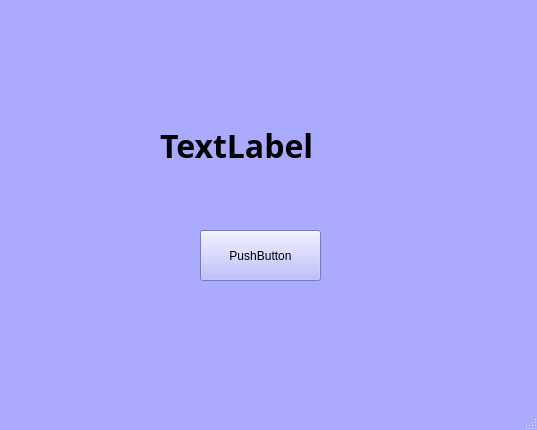
<?xml version="1.0" encoding="UTF-8"?>
<ui version="4.0">
 <class>MainWindow</class>
 <widget class="QMainWindow" name="MainWindow">
  <property name="geometry">
   <rect>
    <x>0</x>
    <y>0</y>
    <width>537</width>
    <height>430</height>
   </rect>
  </property>
  <property name="palette">
   <palette>
    <active>
     <colorrole role="WindowText">
      <brush brushstyle="SolidPattern">
       <color alpha="255">
        <red>0</red>
        <green>0</green>
        <blue>0</blue>
       </color>
      </brush>
     </colorrole>
     <colorrole role="Button">
      <brush brushstyle="SolidPattern">
       <color alpha="255">
        <red>170</red>
        <green>170</green>
        <blue>255</blue>
       </color>
      </brush>
     </colorrole>
     <colorrole role="Light">
      <brush brushstyle="SolidPattern">
       <color alpha="255">
        <red>255</red>
        <green>255</green>
        <blue>255</blue>
       </color>
      </brush>
     </colorrole>
     <colorrole role="Midlight">
      <brush brushstyle="SolidPattern">
       <color alpha="255">
        <red>212</red>
        <green>212</green>
        <blue>255</blue>
       </color>
      </brush>
     </colorrole>
     <colorrole role="Dark">
      <brush brushstyle="SolidPattern">
       <color alpha="255">
        <red>85</red>
        <green>85</green>
        <blue>127</blue>
       </color>
      </brush>
     </colorrole>
     <colorrole role="Mid">
      <brush brushstyle="SolidPattern">
       <color alpha="255">
        <red>113</red>
        <green>113</green>
        <blue>170</blue>
       </color>
      </brush>
     </colorrole>
     <colorrole role="Text">
      <brush brushstyle="SolidPattern">
       <color alpha="255">
        <red>0</red>
        <green>0</green>
        <blue>0</blue>
       </color>
      </brush>
     </colorrole>
     <colorrole role="BrightText">
      <brush brushstyle="SolidPattern">
       <color alpha="255">
        <red>255</red>
        <green>255</green>
        <blue>255</blue>
       </color>
      </brush>
     </colorrole>
     <colorrole role="ButtonText">
      <brush brushstyle="SolidPattern">
       <color alpha="255">
        <red>0</red>
        <green>0</green>
        <blue>0</blue>
       </color>
      </brush>
     </colorrole>
     <colorrole role="Base">
      <brush brushstyle="SolidPattern">
       <color alpha="255">
        <red>255</red>
        <green>255</green>
        <blue>255</blue>
       </color>
      </brush>
     </colorrole>
     <colorrole role="Window">
      <brush brushstyle="SolidPattern">
       <color alpha="255">
        <red>170</red>
        <green>170</green>
        <blue>255</blue>
       </color>
      </brush>
     </colorrole>
     <colorrole role="Shadow">
      <brush brushstyle="SolidPattern">
       <color alpha="255">
        <red>0</red>
        <green>0</green>
        <blue>0</blue>
       </color>
      </brush>
     </colorrole>
     <colorrole role="AlternateBase">
      <brush brushstyle="SolidPattern">
       <color alpha="255">
        <red>212</red>
        <green>212</green>
        <blue>255</blue>
       </color>
      </brush>
     </colorrole>
     <colorrole role="ToolTipBase">
      <brush brushstyle="SolidPattern">
       <color alpha="255">
        <red>255</red>
        <green>255</green>
        <blue>220</blue>
       </color>
      </brush>
     </colorrole>
     <colorrole role="ToolTipText">
      <brush brushstyle="SolidPattern">
       <color alpha="255">
        <red>0</red>
        <green>0</green>
        <blue>0</blue>
       </color>
      </brush>
     </colorrole>
     <colorrole role="PlaceholderText">
      <brush brushstyle="SolidPattern">
       <color alpha="128">
        <red>0</red>
        <green>0</green>
        <blue>0</blue>
       </color>
      </brush>
     </colorrole>
    </active>
    <inactive>
     <colorrole role="WindowText">
      <brush brushstyle="SolidPattern">
       <color alpha="255">
        <red>0</red>
        <green>0</green>
        <blue>0</blue>
       </color>
      </brush>
     </colorrole>
     <colorrole role="Button">
      <brush brushstyle="SolidPattern">
       <color alpha="255">
        <red>170</red>
        <green>170</green>
        <blue>255</blue>
       </color>
      </brush>
     </colorrole>
     <colorrole role="Light">
      <brush brushstyle="SolidPattern">
       <color alpha="255">
        <red>255</red>
        <green>255</green>
        <blue>255</blue>
       </color>
      </brush>
     </colorrole>
     <colorrole role="Midlight">
      <brush brushstyle="SolidPattern">
       <color alpha="255">
        <red>212</red>
        <green>212</green>
        <blue>255</blue>
       </color>
      </brush>
     </colorrole>
     <colorrole role="Dark">
      <brush brushstyle="SolidPattern">
       <color alpha="255">
        <red>85</red>
        <green>85</green>
        <blue>127</blue>
       </color>
      </brush>
     </colorrole>
     <colorrole role="Mid">
      <brush brushstyle="SolidPattern">
       <color alpha="255">
        <red>113</red>
        <green>113</green>
        <blue>170</blue>
       </color>
      </brush>
     </colorrole>
     <colorrole role="Text">
      <brush brushstyle="SolidPattern">
       <color alpha="255">
        <red>0</red>
        <green>0</green>
        <blue>0</blue>
       </color>
      </brush>
     </colorrole>
     <colorrole role="BrightText">
      <brush brushstyle="SolidPattern">
       <color alpha="255">
        <red>255</red>
        <green>255</green>
        <blue>255</blue>
       </color>
      </brush>
     </colorrole>
     <colorrole role="ButtonText">
      <brush brushstyle="SolidPattern">
       <color alpha="255">
        <red>0</red>
        <green>0</green>
        <blue>0</blue>
       </color>
      </brush>
     </colorrole>
     <colorrole role="Base">
      <brush brushstyle="SolidPattern">
       <color alpha="255">
        <red>255</red>
        <green>255</green>
        <blue>255</blue>
       </color>
      </brush>
     </colorrole>
     <colorrole role="Window">
      <brush brushstyle="SolidPattern">
       <color alpha="255">
        <red>170</red>
        <green>170</green>
        <blue>255</blue>
       </color>
      </brush>
     </colorrole>
     <colorrole role="Shadow">
      <brush brushstyle="SolidPattern">
       <color alpha="255">
        <red>0</red>
        <green>0</green>
        <blue>0</blue>
       </color>
      </brush>
     </colorrole>
     <colorrole role="AlternateBase">
      <brush brushstyle="SolidPattern">
       <color alpha="255">
        <red>212</red>
        <green>212</green>
        <blue>255</blue>
       </color>
      </brush>
     </colorrole>
     <colorrole role="ToolTipBase">
      <brush brushstyle="SolidPattern">
       <color alpha="255">
        <red>255</red>
        <green>255</green>
        <blue>220</blue>
       </color>
      </brush>
     </colorrole>
     <colorrole role="ToolTipText">
      <brush brushstyle="SolidPattern">
       <color alpha="255">
        <red>0</red>
        <green>0</green>
        <blue>0</blue>
       </color>
      </brush>
     </colorrole>
     <colorrole role="PlaceholderText">
      <brush brushstyle="SolidPattern">
       <color alpha="128">
        <red>0</red>
        <green>0</green>
        <blue>0</blue>
       </color>
      </brush>
     </colorrole>
    </inactive>
    <disabled>
     <colorrole role="WindowText">
      <brush brushstyle="SolidPattern">
       <color alpha="255">
        <red>85</red>
        <green>85</green>
        <blue>127</blue>
       </color>
      </brush>
     </colorrole>
     <colorrole role="Button">
      <brush brushstyle="SolidPattern">
       <color alpha="255">
        <red>170</red>
        <green>170</green>
        <blue>255</blue>
       </color>
      </brush>
     </colorrole>
     <colorrole role="Light">
      <brush brushstyle="SolidPattern">
       <color alpha="255">
        <red>255</red>
        <green>255</green>
        <blue>255</blue>
       </color>
      </brush>
     </colorrole>
     <colorrole role="Midlight">
      <brush brushstyle="SolidPattern">
       <color alpha="255">
        <red>212</red>
        <green>212</green>
        <blue>255</blue>
       </color>
      </brush>
     </colorrole>
     <colorrole role="Dark">
      <brush brushstyle="SolidPattern">
       <color alpha="255">
        <red>85</red>
        <green>85</green>
        <blue>127</blue>
       </color>
      </brush>
     </colorrole>
     <colorrole role="Mid">
      <brush brushstyle="SolidPattern">
       <color alpha="255">
        <red>113</red>
        <green>113</green>
        <blue>170</blue>
       </color>
      </brush>
     </colorrole>
     <colorrole role="Text">
      <brush brushstyle="SolidPattern">
       <color alpha="255">
        <red>85</red>
        <green>85</green>
        <blue>127</blue>
       </color>
      </brush>
     </colorrole>
     <colorrole role="BrightText">
      <brush brushstyle="SolidPattern">
       <color alpha="255">
        <red>255</red>
        <green>255</green>
        <blue>255</blue>
       </color>
      </brush>
     </colorrole>
     <colorrole role="ButtonText">
      <brush brushstyle="SolidPattern">
       <color alpha="255">
        <red>85</red>
        <green>85</green>
        <blue>127</blue>
       </color>
      </brush>
     </colorrole>
     <colorrole role="Base">
      <brush brushstyle="SolidPattern">
       <color alpha="255">
        <red>170</red>
        <green>170</green>
        <blue>255</blue>
       </color>
      </brush>
     </colorrole>
     <colorrole role="Window">
      <brush brushstyle="SolidPattern">
       <color alpha="255">
        <red>170</red>
        <green>170</green>
        <blue>255</blue>
       </color>
      </brush>
     </colorrole>
     <colorrole role="Shadow">
      <brush brushstyle="SolidPattern">
       <color alpha="255">
        <red>0</red>
        <green>0</green>
        <blue>0</blue>
       </color>
      </brush>
     </colorrole>
     <colorrole role="AlternateBase">
      <brush brushstyle="SolidPattern">
       <color alpha="255">
        <red>170</red>
        <green>170</green>
        <blue>255</blue>
       </color>
      </brush>
     </colorrole>
     <colorrole role="ToolTipBase">
      <brush brushstyle="SolidPattern">
       <color alpha="255">
        <red>255</red>
        <green>255</green>
        <blue>220</blue>
       </color>
      </brush>
     </colorrole>
     <colorrole role="ToolTipText">
      <brush brushstyle="SolidPattern">
       <color alpha="255">
        <red>0</red>
        <green>0</green>
        <blue>0</blue>
       </color>
      </brush>
     </colorrole>
     <colorrole role="PlaceholderText">
      <brush brushstyle="SolidPattern">
       <color alpha="128">
        <red>0</red>
        <green>0</green>
        <blue>0</blue>
       </color>
      </brush>
     </colorrole>
    </disabled>
   </palette>
  </property>
  <property name="windowTitle">
   <string>MainWindow</string>
  </property>
  <property name="autoFillBackground">
   <bool>true</bool>
  </property>
  <widget class="QWidget" name="centralwidget">
   <widget class="QPushButton" name="pushButton">
    <property name="geometry">
     <rect>
      <x>200</x>
      <y>230</y>
      <width>121</width>
      <height>51</height>
     </rect>
    </property>
    <property name="palette">
     <palette>
      <active>
       <colorrole role="WindowText">
        <brush brushstyle="SolidPattern">
         <color alpha="255">
          <red>0</red>
          <green>0</green>
          <blue>0</blue>
         </color>
        </brush>
       </colorrole>
       <colorrole role="Button">
        <brush brushstyle="SolidPattern">
         <color alpha="255">
          <red>170</red>
          <green>170</green>
          <blue>255</blue>
         </color>
        </brush>
       </colorrole>
       <colorrole role="Light">
        <brush brushstyle="SolidPattern">
         <color alpha="255">
          <red>255</red>
          <green>255</green>
          <blue>255</blue>
         </color>
        </brush>
       </colorrole>
       <colorrole role="Midlight">
        <brush brushstyle="SolidPattern">
         <color alpha="255">
          <red>212</red>
          <green>212</green>
          <blue>255</blue>
         </color>
        </brush>
       </colorrole>
       <colorrole role="Dark">
        <brush brushstyle="SolidPattern">
         <color alpha="255">
          <red>85</red>
          <green>85</green>
          <blue>127</blue>
         </color>
        </brush>
       </colorrole>
       <colorrole role="Mid">
        <brush brushstyle="SolidPattern">
         <color alpha="255">
          <red>113</red>
          <green>113</green>
          <blue>170</blue>
         </color>
        </brush>
       </colorrole>
       <colorrole role="Text">
        <brush brushstyle="SolidPattern">
         <color alpha="255">
          <red>0</red>
          <green>0</green>
          <blue>0</blue>
         </color>
        </brush>
       </colorrole>
       <colorrole role="BrightText">
        <brush brushstyle="SolidPattern">
         <color alpha="255">
          <red>255</red>
          <green>255</green>
          <blue>255</blue>
         </color>
        </brush>
       </colorrole>
       <colorrole role="ButtonText">
        <brush brushstyle="SolidPattern">
         <color alpha="255">
          <red>0</red>
          <green>0</green>
          <blue>0</blue>
         </color>
        </brush>
       </colorrole>
       <colorrole role="Base">
        <brush brushstyle="SolidPattern">
         <color alpha="255">
          <red>255</red>
          <green>255</green>
          <blue>255</blue>
         </color>
        </brush>
       </colorrole>
       <colorrole role="Window">
        <brush brushstyle="SolidPattern">
         <color alpha="255">
          <red>170</red>
          <green>170</green>
          <blue>255</blue>
         </color>
        </brush>
       </colorrole>
       <colorrole role="Shadow">
        <brush brushstyle="SolidPattern">
         <color alpha="255">
          <red>0</red>
          <green>0</green>
          <blue>0</blue>
         </color>
        </brush>
       </colorrole>
       <colorrole role="AlternateBase">
        <brush brushstyle="SolidPattern">
         <color alpha="255">
          <red>212</red>
          <green>212</green>
          <blue>255</blue>
         </color>
        </brush>
       </colorrole>
       <colorrole role="ToolTipBase">
        <brush brushstyle="SolidPattern">
         <color alpha="255">
          <red>255</red>
          <green>255</green>
          <blue>220</blue>
         </color>
        </brush>
       </colorrole>
       <colorrole role="ToolTipText">
        <brush brushstyle="SolidPattern">
         <color alpha="255">
          <red>0</red>
          <green>0</green>
          <blue>0</blue>
         </color>
        </brush>
       </colorrole>
       <colorrole role="PlaceholderText">
        <brush brushstyle="SolidPattern">
         <color alpha="128">
          <red>0</red>
          <green>0</green>
          <blue>0</blue>
         </color>
        </brush>
       </colorrole>
      </active>
      <inactive>
       <colorrole role="WindowText">
        <brush brushstyle="SolidPattern">
         <color alpha="255">
          <red>0</red>
          <green>0</green>
          <blue>0</blue>
         </color>
        </brush>
       </colorrole>
       <colorrole role="Button">
        <brush brushstyle="SolidPattern">
         <color alpha="255">
          <red>170</red>
          <green>170</green>
          <blue>255</blue>
         </color>
        </brush>
       </colorrole>
       <colorrole role="Light">
        <brush brushstyle="SolidPattern">
         <color alpha="255">
          <red>255</red>
          <green>255</green>
          <blue>255</blue>
         </color>
        </brush>
       </colorrole>
       <colorrole role="Midlight">
        <brush brushstyle="SolidPattern">
         <color alpha="255">
          <red>212</red>
          <green>212</green>
          <blue>255</blue>
         </color>
        </brush>
       </colorrole>
       <colorrole role="Dark">
        <brush brushstyle="SolidPattern">
         <color alpha="255">
          <red>85</red>
          <green>85</green>
          <blue>127</blue>
         </color>
        </brush>
       </colorrole>
       <colorrole role="Mid">
        <brush brushstyle="SolidPattern">
         <color alpha="255">
          <red>113</red>
          <green>113</green>
          <blue>170</blue>
         </color>
        </brush>
       </colorrole>
       <colorrole role="Text">
        <brush brushstyle="SolidPattern">
         <color alpha="255">
          <red>0</red>
          <green>0</green>
          <blue>0</blue>
         </color>
        </brush>
       </colorrole>
       <colorrole role="BrightText">
        <brush brushstyle="SolidPattern">
         <color alpha="255">
          <red>255</red>
          <green>255</green>
          <blue>255</blue>
         </color>
        </brush>
       </colorrole>
       <colorrole role="ButtonText">
        <brush brushstyle="SolidPattern">
         <color alpha="255">
          <red>0</red>
          <green>0</green>
          <blue>0</blue>
         </color>
        </brush>
       </colorrole>
       <colorrole role="Base">
        <brush brushstyle="SolidPattern">
         <color alpha="255">
          <red>255</red>
          <green>255</green>
          <blue>255</blue>
         </color>
        </brush>
       </colorrole>
       <colorrole role="Window">
        <brush brushstyle="SolidPattern">
         <color alpha="255">
          <red>170</red>
          <green>170</green>
          <blue>255</blue>
         </color>
        </brush>
       </colorrole>
       <colorrole role="Shadow">
        <brush brushstyle="SolidPattern">
         <color alpha="255">
          <red>0</red>
          <green>0</green>
          <blue>0</blue>
         </color>
        </brush>
       </colorrole>
       <colorrole role="AlternateBase">
        <brush brushstyle="SolidPattern">
         <color alpha="255">
          <red>212</red>
          <green>212</green>
          <blue>255</blue>
         </color>
        </brush>
       </colorrole>
       <colorrole role="ToolTipBase">
        <brush brushstyle="SolidPattern">
         <color alpha="255">
          <red>255</red>
          <green>255</green>
          <blue>220</blue>
         </color>
        </brush>
       </colorrole>
       <colorrole role="ToolTipText">
        <brush brushstyle="SolidPattern">
         <color alpha="255">
          <red>0</red>
          <green>0</green>
          <blue>0</blue>
         </color>
        </brush>
       </colorrole>
       <colorrole role="PlaceholderText">
        <brush brushstyle="SolidPattern">
         <color alpha="128">
          <red>0</red>
          <green>0</green>
          <blue>0</blue>
         </color>
        </brush>
       </colorrole>
      </inactive>
      <disabled>
       <colorrole role="WindowText">
        <brush brushstyle="SolidPattern">
         <color alpha="255">
          <red>85</red>
          <green>85</green>
          <blue>127</blue>
         </color>
        </brush>
       </colorrole>
       <colorrole role="Button">
        <brush brushstyle="SolidPattern">
         <color alpha="255">
          <red>170</red>
          <green>170</green>
          <blue>255</blue>
         </color>
        </brush>
       </colorrole>
       <colorrole role="Light">
        <brush brushstyle="SolidPattern">
         <color alpha="255">
          <red>255</red>
          <green>255</green>
          <blue>255</blue>
         </color>
        </brush>
       </colorrole>
       <colorrole role="Midlight">
        <brush brushstyle="SolidPattern">
         <color alpha="255">
          <red>212</red>
          <green>212</green>
          <blue>255</blue>
         </color>
        </brush>
       </colorrole>
       <colorrole role="Dark">
        <brush brushstyle="SolidPattern">
         <color alpha="255">
          <red>85</red>
          <green>85</green>
          <blue>127</blue>
         </color>
        </brush>
       </colorrole>
       <colorrole role="Mid">
        <brush brushstyle="SolidPattern">
         <color alpha="255">
          <red>113</red>
          <green>113</green>
          <blue>170</blue>
         </color>
        </brush>
       </colorrole>
       <colorrole role="Text">
        <brush brushstyle="SolidPattern">
         <color alpha="255">
          <red>85</red>
          <green>85</green>
          <blue>127</blue>
         </color>
        </brush>
       </colorrole>
       <colorrole role="BrightText">
        <brush brushstyle="SolidPattern">
         <color alpha="255">
          <red>255</red>
          <green>255</green>
          <blue>255</blue>
         </color>
        </brush>
       </colorrole>
       <colorrole role="ButtonText">
        <brush brushstyle="SolidPattern">
         <color alpha="255">
          <red>85</red>
          <green>85</green>
          <blue>127</blue>
         </color>
        </brush>
       </colorrole>
       <colorrole role="Base">
        <brush brushstyle="SolidPattern">
         <color alpha="255">
          <red>170</red>
          <green>170</green>
          <blue>255</blue>
         </color>
        </brush>
       </colorrole>
       <colorrole role="Window">
        <brush brushstyle="SolidPattern">
         <color alpha="255">
          <red>170</red>
          <green>170</green>
          <blue>255</blue>
         </color>
        </brush>
       </colorrole>
       <colorrole role="Shadow">
        <brush brushstyle="SolidPattern">
         <color alpha="255">
          <red>0</red>
          <green>0</green>
          <blue>0</blue>
         </color>
        </brush>
       </colorrole>
       <colorrole role="AlternateBase">
        <brush brushstyle="SolidPattern">
         <color alpha="255">
          <red>170</red>
          <green>170</green>
          <blue>255</blue>
         </color>
        </brush>
       </colorrole>
       <colorrole role="ToolTipBase">
        <brush brushstyle="SolidPattern">
         <color alpha="255">
          <red>255</red>
          <green>255</green>
          <blue>220</blue>
         </color>
        </brush>
       </colorrole>
       <colorrole role="ToolTipText">
        <brush brushstyle="SolidPattern">
         <color alpha="255">
          <red>0</red>
          <green>0</green>
          <blue>0</blue>
         </color>
        </brush>
       </colorrole>
       <colorrole role="PlaceholderText">
        <brush brushstyle="SolidPattern">
         <color alpha="128">
          <red>0</red>
          <green>0</green>
          <blue>0</blue>
         </color>
        </brush>
       </colorrole>
      </disabled>
     </palette>
    </property>
    <property name="cursor">
     <cursorShape>PointingHandCursor</cursorShape>
    </property>
    <property name="autoFillBackground">
     <bool>true</bool>
    </property>
    <property name="text">
     <string>PushButton</string>
    </property>
   </widget>
   <widget class="QLabel" name="label">
    <property name="geometry">
     <rect>
      <x>160</x>
      <y>120</y>
      <width>251</width>
      <height>51</height>
     </rect>
    </property>
    <property name="font">
     <font>
      <family>Segoe Script</family>
      <pointsize>24</pointsize>
      <weight>75</weight>
      <bold>true</bold>
     </font>
    </property>
    <property name="text">
     <string>TextLabel</string>
    </property>
   </widget>
  </widget>
  <widget class="QMenuBar" name="menubar">
   <property name="geometry">
    <rect>
     <x>0</x>
     <y>0</y>
     <width>537</width>
     <height>22</height>
    </rect>
   </property>
  </widget>
  <widget class="QStatusBar" name="statusbar"/>
 </widget>
 <resources/>
 <connections/>
</ui>
